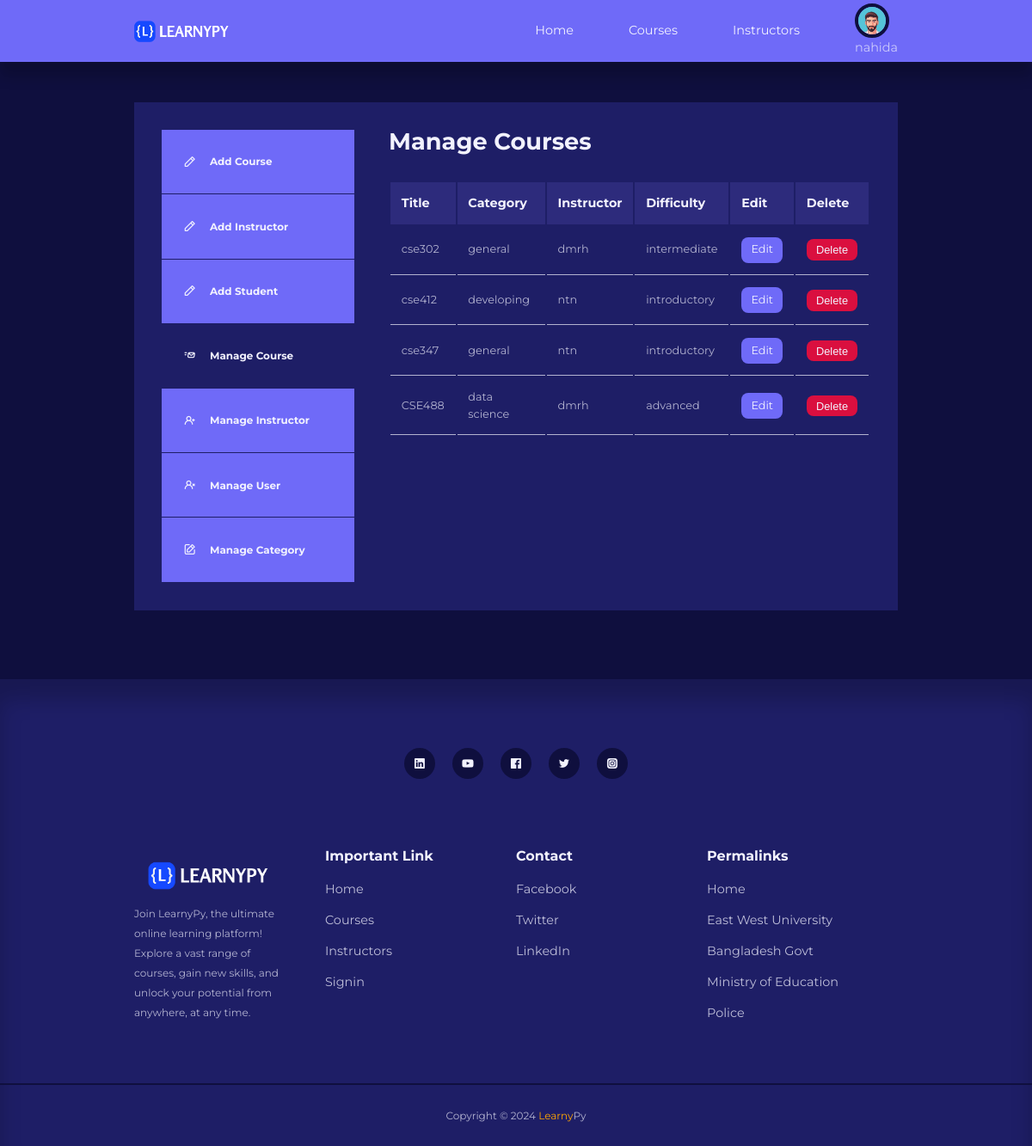
Screenshot of /Fontend/manageCourses.php (signed in) with the database file from the repository.
### tables this page shows
CREATE TABLE `course` (
  `course_name` varchar(100) NOT NULL,
  `course_category` varchar(100) NOT NULL,
  `course_instructor` varchar(100) NOT NULL,
  `course_description` varchar(300) DEFAULT NULL,
  `course_difficulty` varchar(100) DEFAULT NULL
);

### Fontend/manageCourses.php (the view, shortened to what this page needs)
<!DOCTYPE html>
<html lang="en">
<head>
    <link rel="stylesheet" href="../style/style.css">
    <link rel="stylesheet" href="https://unicons.iconscout.com/release/v4.0.0/css/line.css">
</head>
<body>
    <?php include 'header.php';?>
    <br>
    <section class="dashboard">
        <div class="container dashboard__container">
            <?php
            if(isset($_SESSION['user_type']) &&  $_SESSION['user_type'] == 'admin'){
                echo '
                    <aside>
                        <ul>
                            <li><a href="./addCourse.php"><i class="uil uil-pen"></i>
                                    <h5>Add Course</h5>
                                </a></li>
                        </ul>
                        <ul>
                            <li><a href="./addinstructor.php"><i class="uil uil-pen"></i>
                                    <h5>Add Instructor</h5>
                                </a></li>
                        </ul>
                        <ul>
                            <li><a href="./signup.php"><i class="uil uil-pen"></i>
                                    <h5>Add Student</h5>
                                </a></li>
                        </ul>
                        <ul>
                            <li><a class="active" href="./manageCourses.php"><i class="uil uil-fast-mail"></i>
                                    <h5>Manage Course</h5>
                                </a></li>
                        </ul>
                        <ul>
                            <li><a href="./manageInstructor.php"><i class="uil uil-user-plus"></i>
                                    <h5>Manage Instructor</h5>
                                </a></li>
                        </ul>
                        <ul>
                            <li><a href="./manageUsers.php"><i class="uil uil-user-times"></i>
                                    <h5>Manage User</h5>
                                </a></li>
                        </ul>
                        <ul>
                            <li><a href="./manageCategories.php"><i class="uil uil-edit"></i>
                                    <h5>Manage Category</h5>
                                </a></li>
                        </ul>
                        <!-- <ul>
                            <li><a href="manage-categories.html"><i class="uil uil-list-ul"></i>
                                <h5>Manage Categories</h5>
                            </a></li>
                        </ul> -->
                    </aside>
                ';
            }
            ?>
            <main>
                <h2>Manage Courses</h2>
                <?php
                $servername = "localhost";
                $username = "root";
                $password = "";
                $dbname = "learnypy";
                $conn = mysqli_connect($servername, $username, $password, $dbname);
                $sql = '';
                if(isset($_SESSION['user_type']) &&  $_SESSION['user_type'] == 'admin'){
                    $sql = "SELECT course_name, course_category, course_instructor, course_difficulty FROM course";
                }
                elseif( isset($_SESSION['user_type']) &&  $_SESSION['user_type'] == 'instructor'){
                    $user_name = $_SESSION['user_name'];
                    $sql = "SELECT course_name, course_category, course_instructor, course_difficulty FROM course WHERE course_instructor = '$user_name' ";
                }
                $result = mysqli_query($conn, $sql);
                ?>
                <table>
                    <thead>
                        <tr>
                            <th>Title</th>
                            <th>Category</th>
                            <th>Instructor</th>
                            <th>Difficulty</th>
                            <th>Edit</th>
                            <th>Delete</th>
                        </tr>
                    </thead>
                    <tbody>
                        <?php
                        if (mysqli_num_rows($result) > 0) {
                            while ($row = mysqli_fetch_assoc($result)) {
                                echo "<tr>";
                                echo "<td>" . $row["course_name"] . "</td>";
                                echo "<td>" . $row["course_category"] . "</td>";
                                echo "<td>" . $row["course_instructor"] . "</td>";
                                echo "<td>" . $row["course_difficulty"] . "</td>";
                                echo "<td><a href='./editCourse.php?name=" . urlencode($row["course_name"]) . "&category=" . urlencode($row["course_category"]) . "&instructor=" . urlencode($row["course_instructor"]) . "' class='btn sm'>Edit</a></td>";
                                echo "<td>";
                                echo "<form method='POST' action='deleteCourse.php'>";
                                echo "<button type='submit' class='btn sm danger' onclick='return confirm(\"Are you sure you want to delete this course?\")'>Delete</button>";
                                echo "</form>";
                                echo "</td>";
                                echo "</tr>";
                            }
                        } else {
                            echo "<tr><td colspan='6'>No courses found</td></tr>";
                        }
                        ?>
                    </tbody>
                </table>
            </main>
        </div>
    </section>
    <footer>
        <div class="footer__socials">
            <a href="https://www.linkedin.com/in/fahad-bd/" target="_blank"><i class="uil uil-linkedin"></i></a>
            <a href="https://www.youtube.com/" target="_blank"><i class="uil uil-youtube"></i></a>
            <a href="https://www.facebook.com/fahadahammedbd" target="_blank"><i class="uil uil-facebook"></i></a>
            <a href="https://twitter.com/fahadbd01" target="_blank"><i class="uil uil-twitter"></i></a>
            <a href="https://www.instagram.com/fahadahammedbd/" target="_blank"><i
                    class="uil uil-instagram-alt"></i></a>
        </div>
        <div class="container footer__container">
            <article style="margin-right: 50px;">
                <img src="../images/logo1.png" alt="">
                <small>Join LearnyPy, the ultimate online learning platform! Explore a vast range of courses, gain new
                    skills, and unlock your potential from anywhere, at any time.</small>
            </article>
            <article>
                <h4>Important Link</h4>
                <ul>
                    <li><a href="./index.php">Home</a></li>
                    <li><a href="./courses.php">Courses</a></li>
                    <li><a href="./instructors.php">Instructors</a></li>
                    <li><a href="./signin.php">Signin</a></li>
                </ul>
            </article>
            <article>
                <h4>Contact</h4>
                <ul>
                    <li><a href="https://www.facebook.com">Facebook</a></li>
                    <li><a href="https://www.twitter.com">Twitter</a></li>
                    <li><a href="https://www.linkedin.com">LinkedIn</a></li>
                </ul>
            </article>
            <article>
                <h4>Permalinks</h4>
                <ul>
                    <li><a href="./index.php">Home</a></li>
                    <li><a href="https://www.ewubd.edu/">East West University</a></li>
                    <li><a href="https://bangladesh.gov.bd/index.php">Bangladesh Govt</a></li>
                    <li><a href="https://moedu.gov.bd/">Ministry of Education</a></li>
                    <li><a href="https://www.police.gov.bd/">Police</a></li>
                </ul>
            </article>
        </div>
        <div class="footer__copyright">
            <small>Copyright &copy; 2024 <span style="color: orange;">Learny</span>Py</small>
        </div>
    </footer>
</body>
</html>

### style/style.css (style rules this page uses)
:root { --color-primary: #6f6af8; --color-primary-light: rgba(109, 104, 248, 0.18); --color-primary-variant: #5854c7; --color-red: #da0f3f; --color-red-light: rgba(219, 15, 63, 0.15); --color-green: #00c476; --color-green-light: rgba(0, 194, 116, 0.15); --color-gray-900: #1e1e66; --color-gray-700: #2d2b7c; --color-gray-300: rgba(242, 242, 254, 0.3); --color-gray-200: rgba(242, 242, 254, 0.7); --color-white: #f2f2fe; --color-bg: #0f0f3e; --transition: all 300ms ease; --container-width-lg: 74%; --container-width-md: 88%; --form-width: 40%; --border-radius-1: 0.3rem; --border-radius-2: 0.5rem; --border-radius-3: 0.8rem; --border-radius-4: 2rem; --border-radius-5: 5rem; }
* { margin: 0; padding: 0; outline: 0; border: 0; appearance: 0; list-style: none; text-decoration: none; box-sizing: border-box; }
body { font-family: 'Montserrat', sans-serif; line-height: 1.6; color: var(--color-gray-200); overflow-x: hidden; background: var(--color-bg); font-size: 0.9rem; }
.container { width: var(--container-width-lg); max-width: 1800px; margin-inline: auto; }
section { margin-top: 3rem; width: 100vw; }
h1, h2, h3, h4, h5 { color: var(--color-white); line-height: 1.3; }
h2 { font-size: 1.7rem; margin: 1rem 0; }
h4 { font-size: 1rem; }
a { color: var(--color-white); transition: var(--transition); }
img { display: block; width: 100%; object-fit: cover; }
a:link { text-decoration: none; }
footer { background: var(--color-gray-900); padding: 5rem 0 0; box-shadow: inset 0 1.5rem 1.5rem rgba(0, 0, 0, 0.2); }
.footer__socials { margin-inline: auto; width: fit-content; margin-bottom: 5rem; display: flex; justify-content: space-between; align-items: center; gap: 1.2rem; }
.footer__socials a { background: var(--color-bg); border-radius: 50%; width: 2.3rem; height: 2.3rem; display: flex; align-items: center; justify-content: center; }
.footer__container { display: grid; grid-template-columns: repeat(4, 1fr); }
footer h4 { color: var(--color-white); margin-bottom: 0.6rem; }
footer ul li { padding: 0.4rem 0; }
footer ul a { opacity: 0.75; }
.footer__copyright { text-align: center; padding: 1.5rem 0; border-top: 2px solid var(--color-bg); margin-top: 4rem; }
.btn { display: inline-block; width: fit-content; padding: 0.6rem 1.2rem; background-color: var(--color-primary); border-radius: var(--border-radius-2); cursor: pointer; transition: var(--transition); color: var(--color-white); }
.btn.sm { padding: 0.3rem 0.7rem; font-size: 0.8rem; }
.btn.danger { background: var(--color-red); }
form { display: flex; flex-direction: column; gap: 1rem; }
.dashboard { margin-top: 6rem; }
.dashboard__container { display: grid; grid-template-columns: 14rem auto; gap: 1rem; background: var(--color-gray-900); padding: 2rem; margin-bottom: 5rem; }
.dashboard aside a { background-color: var(--color-primary); display: flex; gap: 1rem; align-items: center; padding: 1.6rem; border-bottom: 1px solid var(--color-gray-900); }
.dashboard aside a.active { background-color: var(--color-gray-900); }
.dashboard main { margin-left: 1.5rem; }
.dashboard main h2 { margin: 0 0 2rem 0; line-height: 1; }
.dashboard main table { width: 100%; text-align: left; }
.dashboard main table th { background: var(--color-gray-700); padding: 0.8rem; color: var(--color-white); }
.dashboard main table td { padding: 0.8rem; border-bottom: 1px solid var(--color-gray-200); font-size: 0.8rem; }

### rows the page displays
course: course_name "cse302", course_category "general", course_instructor "dmrh", course_difficulty "intermediate"
course: course_name "cse412", course_category "developing", course_instructor "ntn", course_difficulty "introductory"
course: course_name "cse347", course_category "general", course_instructor "ntn", course_difficulty "introductory"
course: course_name "CSE488", course_category "data science", course_instructor "dmrh", course_difficulty "advanced"

### other values shown
$_SESSION['user_name'] "nahida"
